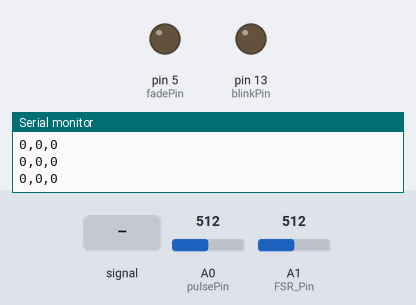
Bench run of a sketch on a simulated Arduino Uno, built with avr-gcc and run on an emulated ATmega328P. Shown: output pins drawn as LEDs (lit = HIGH), the last lines printed to the serial monitor. Dashed ring = blinking. The test bench sets the inputs (shaded band); at power-on: A0 (pulsePin) = 512, A1 (FSR_Pin) = 512.

Above: at 1.2 s.
1.3 s: A0 (pulsePin) fed a 200 Hz sine of ±81 counts around its level
At 2.77 s:
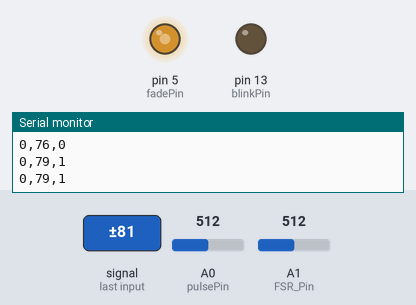
4.3 s: A0 (pulsePin) set to 513
At 7.09 s:
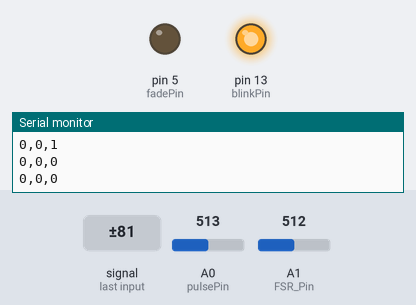
7.3 s: A0 (pulsePin) fed a 2 Hz sine of ±306 counts around its level
At 7.7 s:
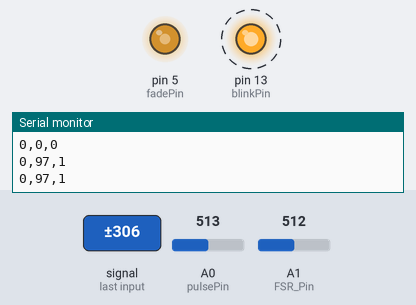
10.3 s: A0 (pulsePin) set to 716
13.3 s: A0 (pulsePin) set to 511
At 14.0 s:
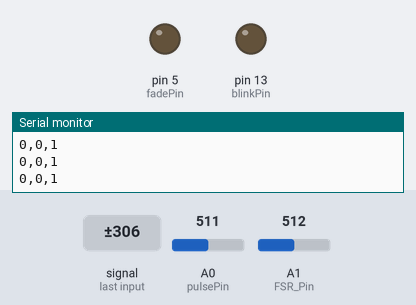
14.8 s: A0 (pulsePin) set to 900
At 15.2 s:
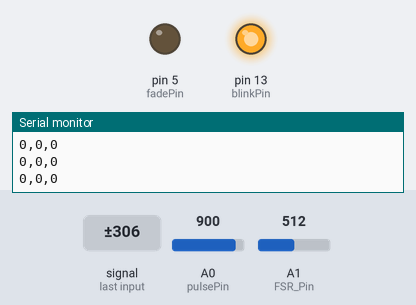
Timing chart, 0 to 17.3 s (numbered marks = the images above; inputs shaded):
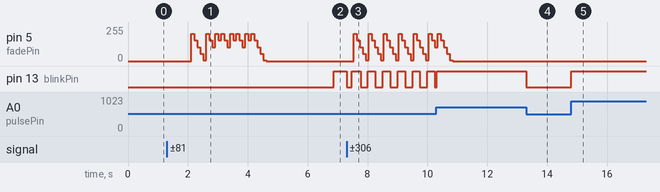

Measured:
- the behaviour switches between 512 and 513 on A0 (pulsePin) (found by bisection; images 1 and 2)
- after the input at 1.3 s, pin 5 (fadePin): 0/255 → 205/255 after 0.81 s, → 155/255 0.10 s later, → 105/255 0.10 s later, → 55/255 0.10 s later, … (22 changes in this stretch)
- after the input at 4.3 s, pin 13 (blinkPin): LOW → HIGH after 2.6 s
- after the input at 7.3 s, pin 5 (fadePin): 0/255 → 205/255 after 0.23 s, then repeats every 0.50 s: 155/255 0.10 s, 105/255 0.10 s, 55/255 0.10 s, 5/255 0.10 s, 205/255 0.10 s; pin 13 (blinkPin): alternates HIGH for 0.25 s and LOW for 0.25 s, starting at once
- after the input at 13.3 s, pin 13 (blinkPin): HIGH → LOW at once
- after the input at 14.8 s, pin 13 (blinkPin): LOW → HIGH at once

The sketch:

Heartbeat_FSR.ino
```cpp
/*
>> Pulse Sensor Amped 1.1 <<
This code is for Pulse Sensor Amped by Joel Murphy and Yury Gitman
    www.pulsesensor.com
    >>> Pulse Sensor purple wire goes to Analog Pin 0 <<<
Pulse Sensor sample aquisition and processing happens in the background via Timer 2 interrupt. 2mS sample rate.
PWM on pins 3 and 11 will not work when using this code, because we are using Timer 2!
The following variables are automatically updated:
Signal :    int that holds the analog signal data straight from the sensor. updated every 2mS.
IBI  :      int that holds the time interval between beats. 2mS resolution.
BPM  :      int that holds the heart rate value, derived every beat, from averaging previous 10 IBI values.
QS  :       boolean that is made true whenever Pulse is found and BPM is updated. User must reset.
Pulse :     boolean that is true when a heartbeat is sensed then false in time with pin13 LED going out.

This code is designed with output serial data to Processing sketch "PulseSensorAmped_Processing-xx"
The Processing sketch is a simple data visualizer.
All the work to find the heartbeat and determine the heartrate happens in the code below.
Pin 13 LED will blink with heartbeat.
If you want to use pin 13 for something else, adjust the interrupt handler
It will also fade an LED on pin fadePin with every beat. Put an LED and series resistor from fadePin to GND.
Check here for detailed code walkthrough:
http://pulsesensor.myshopify.com/pages/pulse-sensor-amped-arduino-v1dot1

Code Version 02 by Joel Murphy & Yury Gitman  Fall 2012
This update changes the HRV variable name to IBI, which stands for Inter-Beat Interval, for clarity.
Switched the interrupt to Timer2.  500Hz sample rate, 2mS resolution IBI value.
Fade LED pin moved to pin 5 (use of Timer2 disables PWM on pins 3 & 11).
Tidied up inefficiencies since the last version.
*/


//  VARIABLES
int pulsePin = 0;                 // Pulse Sensor purple wire connected to analog pin 0
int blinkPin = 13;                // pin to blink led at each beat
int fadePin = 5;                  // pin to do fancy classy fading blink at each beat
int fadeRate = 0;                 // used to fade LED on with PWM on fadePin
int FSR_Pin = A1;                 // pin to the FSR
char comma = ',';                 // char to separate data in the serial port
int FSRData[5];
int indexFSR = 0;

// these variables are volatile because they are used during the interrupt service routine!
volatile int BPM;                   // used to hold the pulse rate
volatile int Signal;                // holds the incoming raw data
volatile int IBI = 600;             // holds the time between beats, the Inter-Beat Interval
volatile boolean Pulse = false;     // true when pulse wave is high, false when it's low
volatile boolean QS = false;        // becomes true when Arduoino finds a beat.
volatile int FSRReading = 0;
volatile int PulseDisplay = 0;


void setup(){
  pinMode(blinkPin,OUTPUT);         // pin that will blink to your heartbeat!
  pinMode(fadePin,OUTPUT);          // pin that will fade to your heartbeat!
  Serial.begin(115200);             // we agree to talk fast!
  interruptSetup();                 // sets up to read Pulse Sensor signal every 2mS
   // UN-COMMENT THE NEXT LINE IF YOU ARE POWERING The Pulse Sensor AT LOW VOLTAGE,
   // AND APPLY THAT VOLTAGE TO THE A-REF PIN
   //analogReference(EXTERNAL);
}

void addToAnalysisData(int FSRReading){
  FSRData[indexFSR%5] = FSRReading;
  indexFSR++;
}

void loop(){
  addToAnalysisData(analogRead(FSR_Pin));
  sendDataToProcessing(comma, BPM, PulseDisplay, FSRReading);     // send Processing the raw Pulse Sensor data
  if (QS == true){                       // Quantified Self flag is true when arduino finds a heartbeat
        fadeRate = 255;                  // Set 'fadeRate' Variable to 255 to fade LED with pulse
        //sendDataToProcessing('Q',IBI);   // send time between beats with a 'Q' prefix
        QS = false;                      // reset the Quantified Self flag for next time
     }

  ledFadeToBeat();

  delay(100);                             //  take a break
}


void ledFadeToBeat(){
    fadeRate -= 50;                         //  set LED fade value
    fadeRate = constrain(fadeRate,0,255);   //  keep LED fade value from going into negative numbers!
    analogWrite(fadePin,fadeRate);          //  fade LED
  }


void sendDataToProcessing(char comma, int BPM, boolean PulseDisplay, int FSRReading){

    //Serial.print(symbol);                // symbol prefix tells Processing what type of data is coming
    //Serial.println(data);                // the data to send culminating in a carriage return
    Serial.print(FSRReading);
    Serial.print(comma);
    Serial.print(BPM);
    Serial.print(comma);
    Serial.println(PulseDisplay);
  }
```

Interrupt.ino
```cpp
volatile int rate[10];                    // used to hold last ten IBI values
volatile unsigned long sampleCounter = 0;          // used to determine pulse timing
volatile unsigned long lastBeatTime = 0;           // used to find the inter beat interval
volatile int P =512;                      // used to find peak in pulse wave
volatile int T = 512;                     // used to find trough in pulse wave
volatile int thresh = 512;                // used to find instant moment of heart beat
volatile int amp = 100;                   // used to hold amplitude of pulse waveform
volatile boolean firstBeat = true;        // used to seed rate array so we startup with reasonable BPM
volatile boolean secondBeat = true;       // used to seed rate array so we startup with reasonable BPM


void interruptSetup(){
  // Initializes Timer2 to throw an interrupt every 2mS.
  TCCR2A = 0x02;     // DISABLE PWM ON DIGITAL PINS 3 AND 11, AND GO INTO CTC MODE
  TCCR2B = 0x06;     // DON'T FORCE COMPARE, 256 PRESCALER
  OCR2A = 0X7C;      // SET THE TOP OF THE COUNT TO 124 FOR 500Hz SAMPLE RATE
  TIMSK2 = 0x02;     // ENABLE INTERRUPT ON MATCH BETWEEN TIMER2 AND OCR2A
  sei();             // MAKE SURE GLOBAL INTERRUPTS ARE ENABLED
}


// THIS IS THE TIMER 2 INTERRUPT SERVICE ROUTINE.
// Timer 2 makes sure that we take a reading every 2 miliseconds
ISR(TIMER2_COMPA_vect){                         // triggered when Timer2 counts to 124
    cli();                                      // disable interrupts while we do this
    Signal = analogRead(pulsePin);              // read the Pulse Sensor
    sampleCounter += 2;                         // keep track of the time in mS with this variable
    int N = sampleCounter - lastBeatTime;       // monitor the time since the last beat to avoid noise

//  find the peak and trough of the pulse wave
    if(Signal < thresh && N > (IBI/5)*3){       // avoid dichrotic noise by waiting 3/5 of last IBI
        if (Signal < T){                        // T is the trough
            T = Signal;                         // keep track of lowest point in pulse wave
         }
       }

    if(Signal > thresh && Signal > P){          // thresh condition helps avoid noise
        P = Signal;                             // P is the peak
       }                                        // keep track of highest point in pulse wave

  //  NOW IT'S TIME TO LOOK FOR THE HEART BEAT
  // signal surges up in value every time there is a pulse
if (N > 250){                                   // avoid high frequency noise
  if ( (Signal > thresh) && (Pulse == false) && (N > (IBI/5)*3) ){
    Pulse = true;        // set the Pulse flag when we think there is a pulse
    if (PulseDisplay == 0) {
      PulseDisplay = 1;
    }
    else if (PulseDisplay == 1) {
      PulseDisplay = 0;
    }
    digitalWrite(blinkPin,HIGH);                // turn on pin 13 LED
    IBI = sampleCounter - lastBeatTime;         // measure time between beats in mS
    lastBeatTime = sampleCounter;               // keep track of time for next pulse

         if(firstBeat){                         // if it's the first time we found a beat, if firstBeat == TRUE
             firstBeat = false;                 // clear firstBeat flag
             return;                            // IBI value is unreliable so discard it
            }
         if(secondBeat){                        // if this is the second beat, if secondBeat == TRUE
            secondBeat = false;                 // clear secondBeat flag
               for(int i=0; i<=9; i++){         // seed the running total to get a realisitic BPM at startup
                    rate[i] = IBI;
                    }
            }

    // keep a running total of the last 10 IBI values
    word runningTotal = 0;                   // clear the runningTotal variable

    for(int i=0; i<=8; i++){                // shift data in the rate array
          rate[i] = rate[i+1];              // and drop the oldest IBI value
          runningTotal += rate[i];          // add up the 9 oldest IBI values
        }

    rate[9] = IBI;                          // add the latest IBI to the rate array
    runningTotal += rate[9];                // add the latest IBI to runningTotal
    runningTotal /= 10;                     // average the last 10 IBI values
    BPM = 60000/runningTotal;               // how many beats can fit into a minute? that's BPM!
    QS = true;                              // set Quantified Self flag
    // QS FLAG IS NOT CLEARED INSIDE THIS ISR
    }
}

  if (Signal < thresh && Pulse == true){     // when the values are going down, the beat is over
      digitalWrite(blinkPin,LOW);            // turn off pin 13 LED
      Pulse = false;                         // reset the Pulse flag so we can do it again
      amp = P - T;                           // get amplitude of the pulse wave
      thresh = amp/2 + T;                    // set thresh at 50% of the amplitude
      P = thresh;                            // reset these for next time
      T = thresh;
     }

  if (N > 2500){                             // if 2.5 seconds go by without a beat
      thresh = 512;                          // set thresh default
      P = 512;                               // set P default
      T = 512;                               // set T default
      BPM = 0;
      lastBeatTime = sampleCounter;          // bring the lastBeatTime up to date
      firstBeat = true;                      // set these to avoid noise
      secondBeat = true;                     // when we get the heartbeat back
     }

  sei();                                     // enable interrupts when youre done!
}// end isr
```
